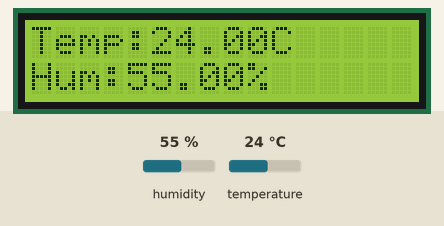
Recording of a sketch running on a simulated ESP8266 (NodeMCU). On the bench: 16×2 character LCD. The inputs (shaded band) are chosen by the test bench; at power-on: humidity 55 %, temperature 24 °C. The local clock reads 2024-03-15 10:24:30 at power-on unless the sketch sets it; what the sketch prints to the serial monitor is not drawn.

Above: at 6.2 s.
6.3 s: humidity set to 22 %
At 12.1 s:
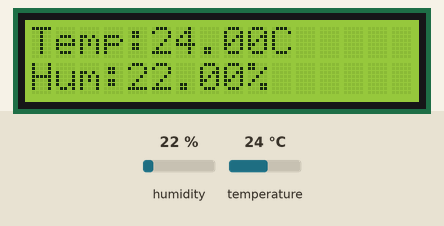
15.7 s: temperature set to 12 °C
At 18.2 s:
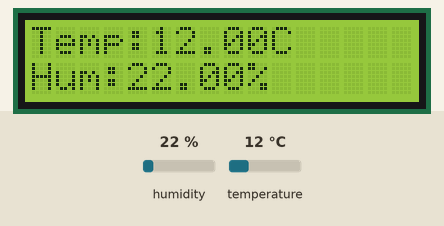
21.8 s: humidity set to 40 %
At 24.4 s:
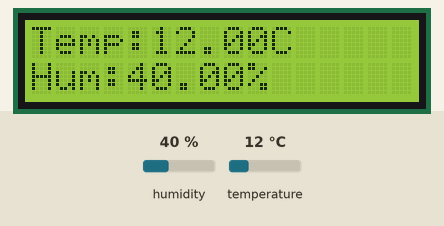
27.9 s: temperature set to 19 °C
At 30.6 s:
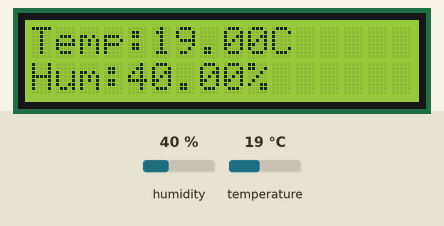
Timing chart, 0 to 32.1 s (numbered marks = the images above; inputs shaded):
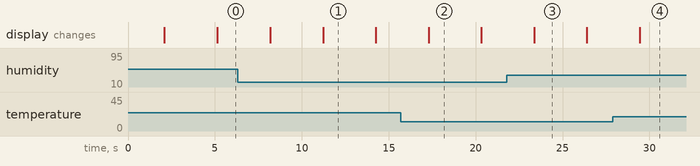

Measured:
- what the display in image 1 shows lasts 3.0 s, from 11.2 s to 14.2 s

The sketch:

main.ino
```cpp
#include <ESP8266WiFi.h>
#include <ESP8266WebServer.h>
#include <Wire.h>
#include <LiquidCrystal_I2C.h>
#include <DHT.h>
#include "RTClib.h"

// WIFI
const char* ssid = "SMART";
const char* password = "12345678";

// WEB SERVER
ESP8266WebServer server(80);

// RELAY PINS
#define R1 D0
#define R2 D6

// DHT11
#define DHTPIN D5
#define DHTTYPE DHT11
DHT dht(DHTPIN, DHTTYPE);

// RTC
RTC_DS3231 rtc;

// LCD
LiquidCrystal_I2C lcd(0x27, 16, 2);

// DAY NAMES
const char* daysOfWeek[] = {
  "Sun", "Mon", "Tue", "Wed",
  "Thu", "Fri", "Sat"
};

void setup() {

  Serial.begin(115200);

  // RELAY SETUP
  pinMode(R1, OUTPUT);
  pinMode(R2, OUTPUT);

  digitalWrite(R1, HIGH);
  digitalWrite(R2, HIGH);

  // I2C START (SDA=D2, SCL=D1)
  Wire.begin(D2, D1);

  // LCD START
  lcd.begin(16, 2);
  lcd.backlight();

  lcd.setCursor(0,0);
  lcd.print("ESP START");

  // DHT START
  dht.begin();

  // RTC START
  if (!rtc.begin()) {
    lcd.clear();
    lcd.setCursor(0,0);
    lcd.print("RTC ERROR");
    while (1);
  }

  // FIRST TIME ONLY (uncomment once)
   rtc.adjust(DateTime(F(__DATE__), F(__TIME__)));

  delay(2000);
  lcd.clear();

  // WIFI ACCESS POINT
  WiFi.mode(WIFI_AP);
  WiFi.softAP(ssid, password);

  Serial.println("WiFi Started");
  Serial.println(WiFi.softAPIP());

  lcd.setCursor(0,0);
  lcd.print("WiFi Ready");
  lcd.setCursor(0,1);
  lcd.print(WiFi.softAPIP());

  delay(3000);

  // WEB ROUTES
  server.on("/", []() {
    server.send(200, "text/plain", "ESP8266 OK");
  });

  server.on("/1/on", []() {
    digitalWrite(R1, LOW);
    server.send(200, "text/plain", "Relay1 ON");
  });

  server.on("/1/off", []() {
    digitalWrite(R1, HIGH);
    server.send(200, "text/plain", "Relay1 OFF");
  });

  server.on("/2/on", []() {
    digitalWrite(R2, LOW);
    server.send(200, "text/plain", "Relay2 ON");
  });

  server.on("/2/off", []() {
    digitalWrite(R2, HIGH);
    server.send(200, "text/plain", "Relay2 OFF");
  });

  server.begin();
}

void loop() {

  server.handleClient();

  // =====================
  // TEMP + HUM DISPLAY
  // =====================
  float h = dht.readHumidity();
  float t = dht.readTemperature();

  lcd.clear();

  if (isnan(h) || isnan(t)) {
    lcd.setCursor(0,0);
    lcd.print("DHT ERROR");
  } else {
    lcd.setCursor(0,0);
    lcd.print("Temp:");
    lcd.print(t);
    lcd.print("C");

    lcd.setCursor(0,1);
    lcd.print("Hum:");
    lcd.print(h);
    lcd.print("%");
  }

  delay(3000);

  // =====================
  // TIME + DATE DISPLAY
  // =====================
  DateTime now = rtc.now();

  lcd.clear();

  // TIME (T:)
  lcd.setCursor(0,0);
  lcd.print("T:");

  if (now.hour() < 10) lcd.print("0");
  lcd.print(now.hour());
  lcd.print(":");

  if (now.minute() < 10) lcd.print("0");
  lcd.print(now.minute());
  lcd.print(":");

  if (now.second() < 10) lcd.print("0");
  lcd.print(now.second());

  // DATE (D: YYYY/MM/DD)
  lcd.setCursor(0,1);
  lcd.print("D:");

  lcd.print(now.year());
  lcd.print("/");

  if (now.month() < 10) lcd.print("0");
  lcd.print(now.month());
  lcd.print("/");

  if (now.day() < 10) lcd.print("0");
  lcd.print(now.day());

  lcd.print(" ");
  lcd.print(daysOfWeek[now.dayOfTheWeek()]);
  delay(3000);
}
```
